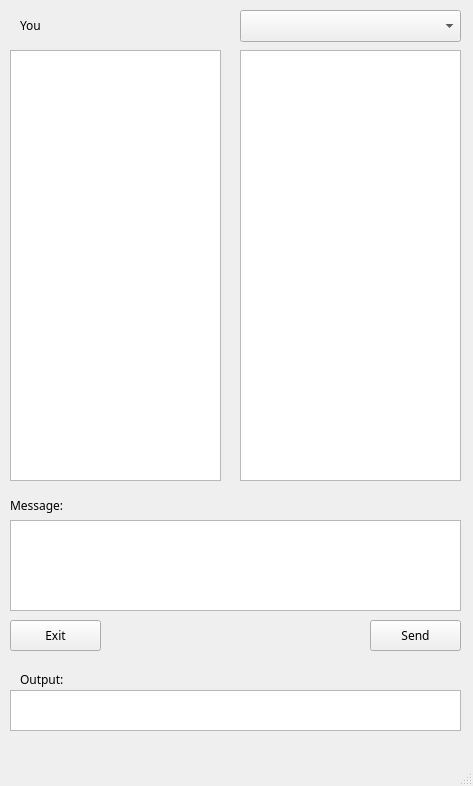
<?xml version="1.0" encoding="UTF-8"?>
<ui version="4.0">
 <class>MainWindow</class>
 <widget class="QMainWindow" name="MainWindow">
  <property name="enabled">
   <bool>true</bool>
  </property>
  <property name="geometry">
   <rect>
    <x>0</x>
    <y>0</y>
    <width>473</width>
    <height>786</height>
   </rect>
  </property>
  <property name="font">
   <font>
    <family>Hack</family>
   </font>
  </property>
  <property name="windowTitle">
   <string>XChat</string>
  </property>
  <widget class="QWidget" name="centralwidget">
   <widget class="QLabel" name="label">
    <property name="geometry">
     <rect>
      <x>10</x>
      <y>490</y>
      <width>61</width>
      <height>31</height>
     </rect>
    </property>
    <property name="text">
     <string>Message:</string>
    </property>
   </widget>
   <widget class="QPushButton" name="sendButton">
    <property name="enabled">
     <bool>true</bool>
    </property>
    <property name="geometry">
     <rect>
      <x>370</x>
      <y>620</y>
      <width>91</width>
      <height>31</height>
     </rect>
    </property>
    <property name="text">
     <string>Send</string>
    </property>
   </widget>
   <widget class="QTextBrowser" name="Output">
    <property name="geometry">
     <rect>
      <x>10</x>
      <y>690</y>
      <width>451</width>
      <height>41</height>
     </rect>
    </property>
   </widget>
   <widget class="QTextEdit" name="megEdit">
    <property name="geometry">
     <rect>
      <x>10</x>
      <y>520</y>
      <width>451</width>
      <height>91</height>
     </rect>
    </property>
   </widget>
   <widget class="QPushButton" name="exitButton">
    <property name="geometry">
     <rect>
      <x>10</x>
      <y>620</y>
      <width>91</width>
      <height>31</height>
     </rect>
    </property>
    <property name="text">
     <string>Exit</string>
    </property>
   </widget>
   <widget class="QLabel" name="label_2">
    <property name="geometry">
     <rect>
      <x>20</x>
      <y>10</y>
      <width>81</width>
      <height>31</height>
     </rect>
    </property>
    <property name="text">
     <string>You</string>
    </property>
   </widget>
   <widget class="QTextBrowser" name="yourMeg">
    <property name="geometry">
     <rect>
      <x>10</x>
      <y>50</y>
      <width>211</width>
      <height>431</height>
     </rect>
    </property>
   </widget>
   <widget class="QTextBrowser" name="otherMeg">
    <property name="geometry">
     <rect>
      <x>240</x>
      <y>50</y>
      <width>221</width>
      <height>431</height>
     </rect>
    </property>
   </widget>
   <widget class="QComboBox" name="otherBox">
    <property name="geometry">
     <rect>
      <x>240</x>
      <y>10</y>
      <width>221</width>
      <height>32</height>
     </rect>
    </property>
    <property name="currentText">
     <string/>
    </property>
   </widget>
   <widget class="QLabel" name="label_3">
    <property name="geometry">
     <rect>
      <x>20</x>
      <y>670</y>
      <width>58</width>
      <height>18</height>
     </rect>
    </property>
    <property name="text">
     <string>Output:</string>
    </property>
   </widget>
  </widget>
  <widget class="QStatusBar" name="statusbar">
   <property name="font">
    <font>
     <family>Hack</family>
    </font>
   </property>
  </widget>
  <action name="add">
   <property name="text">
    <string>Add friends</string>
   </property>
  </action>
  <action name="rev">
   <property name="text">
    <string>Del friends</string>
   </property>
  </action>
 </widget>
 <resources/>
 <connections/>
</ui>
